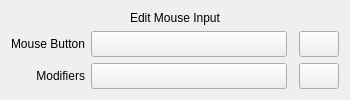
<?xml version="1.0" encoding="utf-8"?>
<ui version="4.0">
 <author>
    SPDX-FileCopyrightText: none
    SPDX-License-Identifier: GPL-3.0-or-later
  </author>
 <class>KisMouseInputEditor</class>
 <widget class="QWidget" name="KisMouseInputEditor">
  <property name="geometry">
   <rect>
    <x>0</x>
    <y>0</y>
    <width>350</width>
    <height>100</height>
   </rect>
  </property>
  <property name="sizePolicy">
   <sizepolicy hsizetype="MinimumExpanding" vsizetype="Fixed">
    <horstretch>0</horstretch>
    <verstretch>0</verstretch>
   </sizepolicy>
  </property>
  <layout class="QGridLayout" name="gridLayout_2">
   <item column="1" row="1">
    <widget class="KisInputButton" name="mouseButton">
     <property name="sizePolicy">
      <sizepolicy hsizetype="MinimumExpanding" vsizetype="Minimum">
       <horstretch>0</horstretch>
       <verstretch>0</verstretch>
      </sizepolicy>
     </property>
    </widget>
   </item>
   <item column="1" row="2">
    <widget class="KisInputButton" name="modifiersButton">
     <property name="sizePolicy">
      <sizepolicy hsizetype="MinimumExpanding" vsizetype="Minimum">
       <horstretch>0</horstretch>
       <verstretch>0</verstretch>
      </sizepolicy>
     </property>
    </widget>
   </item>
   <item column="0" row="2">
    <widget class="QLabel" name="modifiersLabel">
     <property name="styleSheet">
      <string notr="true">background: none;</string>
     </property>
     <property name="text">
      <string>Modifiers</string>
     </property>
     <property name="alignment">
      <set>Qt::AlignRight|Qt::AlignTrailing|Qt::AlignVCenter</set>
     </property>
    </widget>
   </item>
   <item column="0" row="1">
    <widget class="QLabel" name="mouseLabel">
     <property name="styleSheet">
      <string notr="true">background: none;</string>
     </property>
     <property name="text">
      <string>Mouse Button</string>
     </property>
     <property name="alignment">
      <set>Qt::AlignRight|Qt::AlignTrailing|Qt::AlignVCenter</set>
     </property>
    </widget>
   </item>
   <item colspan="4" column="0" row="0">
    <widget class="QLabel" name="label">
     <property name="sizePolicy">
      <sizepolicy hsizetype="Minimum" vsizetype="Fixed">
       <horstretch>0</horstretch>
       <verstretch>0</verstretch>
      </sizepolicy>
     </property>
     <property name="text">
      <string>Edit Mouse Input</string>
     </property>
     <property name="alignment">
      <set>Qt::AlignCenter</set>
     </property>
    </widget>
   </item>
   <item column="3" row="1">
    <widget class="QPushButton" name="clearMouseButton">
     <property name="sizePolicy">
      <sizepolicy hsizetype="Minimum" vsizetype="Minimum">
       <horstretch>0</horstretch>
       <verstretch>0</verstretch>
      </sizepolicy>
     </property>
    </widget>
   </item>
   <item column="3" row="2">
    <widget class="QPushButton" name="clearModifiersButton">
     <property name="sizePolicy">
      <sizepolicy hsizetype="Minimum" vsizetype="Minimum">
       <horstretch>0</horstretch>
       <verstretch>0</verstretch>
      </sizepolicy>
     </property>
    </widget>
   </item>
  </layout>
 </widget>
 <customwidgets>
  <customwidget>
   <class>KisInputButton</class>
   <extends>QPushButton</extends>
   <header>input/ui/config/kis_input_button.h</header>
  </customwidget>
 </customwidgets>
 <resources/>
 <connections/>
</ui>
